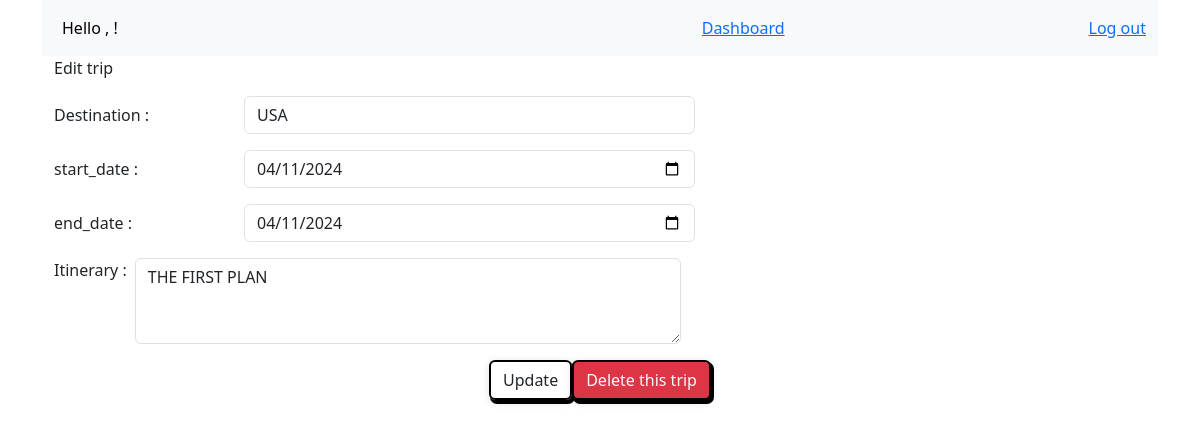
Screenshot of /view_trip/2 with the database file from the repository.
### app1/models.py (models this page shows)
class Trip(models.Model):
    destination = models.CharField(max_length=100)
    start_date = models.DateField()
    end_date = models.DateField()
    Itinerary = models.TextField()
    organizer = models.ForeignKey(User, on_delete=models.CASCADE)
    created_at = models.DateField(auto_now_add=True)
    updated_at = models.DateField(auto_now=True)
    travelers = models.ManyToManyField(User, related_name='travelers')
    objects = TripManger()

### app1/views.py (the view)
# urls.py: path('view_trip/<int:pk>', views.view_trip, name='view_trip'),
def view_trip(request, pk):
    trip = Trip.objects.get(pk=pk)
    context = {
        "trip": trip,
    }
    return render(request, "if_organized_by.html", context)

### app1/templates/if_organized_by.html (shortened to what this page needs)
{% extends './base.html' %}
{% block content %}
<p>Edit trip </p>
<form class="add_Form" action="{% url 'app1:edit' pk=trip.pk %}" method="POST">
  <div class="d-flex align-items-center gap-2 mb-3">
    <label for="title" class="col-sm-2 col-form-label">Destination : </label>
    <div style="flex: 1.4" class="col-sm-4">
      <input required type="text" name="destination" class="form-control w-50" id="destination"
        value="{{ trip.destination }}">
    </div>
  </div>
  <div class="d-flex align-items-center gap-2 mb-3">
    <label for="title" class="col-sm-2 col-form-label">start_date : </label>
    <div style="flex: 1.4" class="col-sm-4">
      <input required type="date" name="start_date" class="form-control w-50" id="start_date"
        value="{{ trip.start_date|date:'Y-m-d' }}">
    </div>
  </div>
  <div class="d-flex align-items-center gap-2 mb-3">
    <label for="title" class="col-sm-2 col-form-label">end_date : </label>
    <div style="flex: 1.4" class="col-sm-4">
      <input required type="date" name="end_date" class="form-control w-50" id="end_date"
        value="{{ trip.end_date|date:'Y-m-d' }}">
    </div>
  </div>
  <div class="form-group d-flex">
    <label for="exampleFormControlTextarea1" class="me-2">Itinerary : </label>
    <textarea class="form-control w-50 " name="Itinerary" id="exampleFormControlTextarea1"
      rows="3">{{ trip.Itinerary }}</textarea>
  </div>
  <div class="submit-btn d-flex justify-content-center ">
    <div class="btn_div d-flex justify-content-center">
      <button style="width: fit-content;
        box-shadow: 2px 3px 0px 1px rgba(0, 0, 0, 1)
        , 0 2px 10px 0 rgba(0, 0, 0, 0.12);
        border: 2px solid black;" type="submit" class="btn btn-outline-dark btn-shadow mt-3">
        Update
      </button>
      <a href="{% url 'app1:delete' pk=trip.id %}" class="btn btn-outline-dark btn-shadow mt-3 text-light bg-danger"
        style="text-decoration: none; width: fit-content; box-shadow: 2px 3px 0px 1px rgba(0, 0, 0, 1), 0 2px 10px 0 rgba(0, 0, 0, 0.12); border: 2px solid black;">
        Delete this trip
      </a>
</form>
</div>
</div>
{% endblock content %}

### rows the page displays
Trip: destination "USA", start_date "04/11/2024", end_date "04/11/2024", Itinerary "THE FIRST PLAN"
